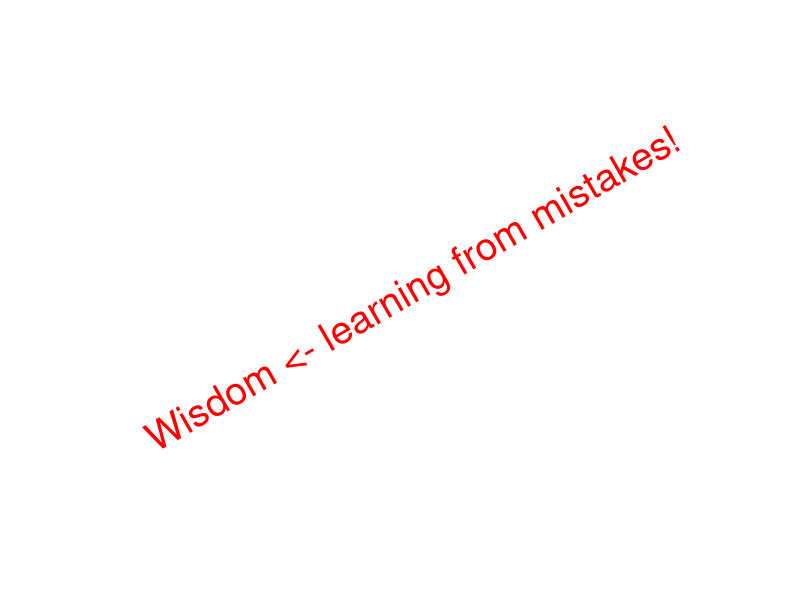

Reproduce this figure in R.
## ---- chunk 1
knitr::opts_chunk$set(echo = FALSE, cache = TRUE)
## ---- chunk 2
library(ggplot2)
library(tidyverse)
as_tibble(list(x = 1,
               y = 1)) -> tmpDat

# png(file = "wisdom.png", type = "cairo", width = 6000, height = 4800, res = 300)
ggplot(data = tmpDat,
       aes(x = x, y = y)) +
  geom_text(label = "Wisdom <- learning from mistakes!",
            size = 10,
            colour = "red",
            angle = 30) +
  xlab("") +
  ylab("") +
  theme_bw() +
  theme(panel.grid.major = element_blank(),
        panel.grid.minor = element_blank(),
        panel.border = element_blank(),
        panel.background = element_blank(),
        axis.line = element_blank(),
        axis.text = element_blank(),
        axis.ticks = element_blank()) 
# dev.off()
